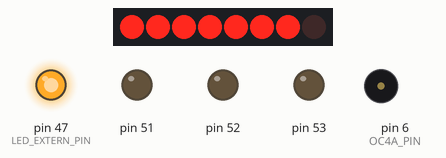
Recording of a sketch running on a simulated Arduino Mega 2560, built with avr-gcc and run on an emulated ATmega2560. On the bench: 8 shift-register outputs drawn as a row of LEDs (first output left, lit = HIGH), output pins drawn as LEDs (lit = HIGH), buzzer (waves = sounding). Wiring (inferred from the names in the program): shift register (74HC595): data pin 5; shift clock pin 2; latch pin 3. Wiring (inferred from the signals the program sends): row of LEDs: on Q0, Q1, Q2, Q3, Q4, Q5, Q6, Q7. Pins used as bus, display or sensor lines are not drawn.

Above: at 4.1 s.
At 4.87 s:
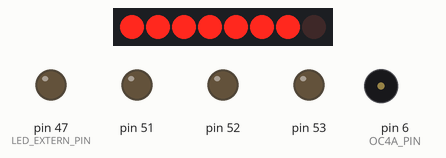
At 7.14 s:
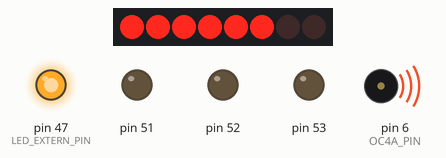
At 8.92 s:
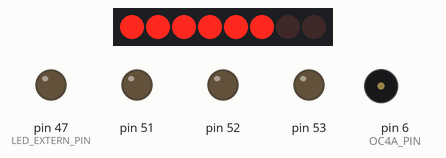
At 23.87 s:
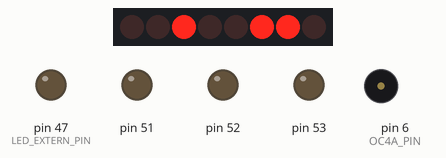
At 39.1 s:
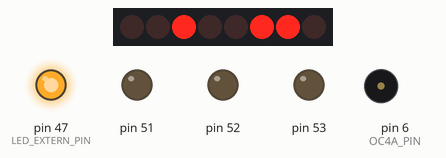
Timing chart, 0 to 40.0 s (numbered marks = the images above):
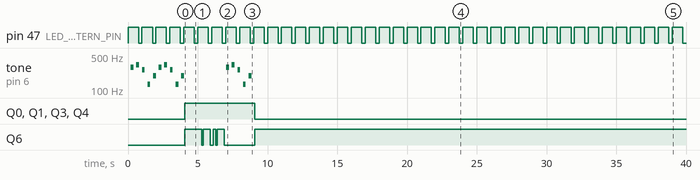

The sketch:

Lab_3_DDS_Imp.ino
```cpp
/* University of Washington
 * ECE/CSE 474,  01/25/2022
 *
 *   Christian Gordon
 *   Marc Hernandez
 *
 */

#define STATE_OFF           0
#define STATE_ON            1

//Defines for Part 1
#define LED_EXTERN_PIN      47
#define LED_REG_BIT         0X04
#define LED_ON_TIME         250
#define LED_OFF_TIME        750
//Defines for Part 2
#define NOTE_PERIOD         200
#define SPEAKER_OFF         4000
#define OC4A_PIN            DDH3

#define STATE_READY         0
#define STATE_RUNNING       1
#define STATE_SLEEPING      2
//*******************************
#define STATE_DEAD          3
//*******************************

//Defines for Part 3 and 4
#define DIG1REG              DDB4
#define DIG1                 10
#define DIG2REG              DDB5
#define DIG2                 11
#define DIG3REG              DDB6
#define DIG3                 12
#define DIG4REG              DDB7
#define DIG4                 13
#define DATAREG              0x08
#define DATAPIN              5
#define LATCHREG             0x20
#define LATCHPIN             3
#define CLOCKREG             0x10
#define CLOCKPIN             2
#define COUNTER_INCREMENT    100
#define NOTE_PERIOD          200

//**********************************
#define NTASKS               10

//**********************************

unsigned long currentTime;

bool task1_en, task2_en, task3_en, task4_en, task5_en;
bool viewMode = true;
//**********************************
bool DDSMode = true;
bool smile = false;
//**********************************

int SSRIInteruptFlag;
//**********************
int melodyPlayCount = 0;
//**********************
//Holds the melody for strange encounters theme
int melody[] = {293, 0, 329, 0, 261, 0, 130, 0, 196, 0};
byte digits[14]= {0xFC,0x60,0xDA,0xF2,0x66,0xB6,0xBE,0xE0,0xFE,0xE6, 0x4A, 0x90, 0x90, 0x26};
byte reversedigits[10]= {0xE6,0xFE,0xE0, 0xBE, 0xB6, 0x66, 0xF2, 0xDA, 0x60, 0xFC};
byte displays[4] = {DIG1, DIG2, DIG3, DIG4};
byte controller[5] = {0,0,0,0,0};
byte controller2[5] = {0,4,0,0,0};
//*************************
byte controller3[5] = {0,3,0,0,0};
//*************************

void task1();
void task2();
void task3();
void task5();
//********************
void task1_DDS(void *p);
void task2_DDS(void *p);
void task4_DDS(void *p);
void task5_DDS(void *p);
void task5_2_DDS(void *p);
void task5_3_DDS(void *p);
void showSmile(void *p);
void task_self_quit();
void taskRevive();
void start_function(void (*functionPTR)());
//********************
void displayDigits();
void increment();
void freqDisplay();


struct TCBSSRI;

typedef struct TCBSSRI{
  void (*ftpr) (int *p);
  unsigned short int state;
  unsigned int delay;
};

struct TCBSSRI TaskListSSRI[10];//Create TCB list

//*******************************
struct TCBDDS;

typedef struct TCBDDS {
    void (*ftpr)(void *p);
    unsigned short int state;
    unsigned long int ID;
    char* taskName;
    unsigned int runtimes;
    unsigned int delay;
};

TCBDDS TaskListDDS[NTASKS];
void (*readyTasks[NTASKS])(void *p);
void (*deadTasks[NTASKS])(void *p);
int waitTimes[] = {0, 0, 0, 0 ,0};
int taskStates[] = {0, 0, 0, 0, 0};

//*******************************

int t_curr;//Points to active task in the TaskList

ISR(TIMER1_COMPA_vect){

    SSRIInteruptFlag = 1;
    //*******************************
    if(DDSMode){
      for(int i = 0; i < 5; i++){
        if(waitTimes[i] > 2) {
          waitTimes[i] -= 2;
        } else {
          waitTimes[i] = 0;
          if(TaskListDDS[i].state != STATE_DEAD){
            TaskListDDS[i].state = STATE_READY;
          }
        }
      }
      SSRIInteruptFlag = 0;
    }
    //********************************
  }


void setup() {
  Serial.begin(9600);

  t_curr = 0;

  //Part 1 Setups
  DDRL |= LED_REG_BIT;

  //Part 2
  // Initialize timer 4 register A & B to 0 to clear values
  TCCR4A = 0;
  TCCR4B = 0;

  // Stetting registers to proper settings for Part 2
  TCCR4A |= 1 << COM4A0;
  TCCR4B |= 1 << WGM42;
  TCCR4B |= 1 << CS40; //16MHz clock
  OCR4A = 0; // Initially 0

  TCCR1A = 0;      //Reset entire TCCR1A register
  TCCR1B = 0;     //Reset entire TCCR1B register
  TCCR1A |= 0b01000000;
  TCCR1B |= 0b00001100;//Prescalar - 256
  TCNT1 = 0;
  TIMSK1 |= B00000010;//enabling interrupts
  OCR1A = 125; // 16,0000,000 / 256 / 500Hz = 125 (500Hz because need interrupt tick every 2ms)

  // Setting output mode for all pins
  DDRH |= 1 << OC4A_PIN;

  task1_en = 1;
  task2_en = 1;

  //Part 3 Setups
    DDRB |= DIG1REG | DIG2REG | DIG3REG | DIG4REG;
    DDRE |= DATAREG | LATCHREG | CLOCKREG;
    task4_en = 0;
    task3_en = 0;
    task5_en = 1;
  //Demo 3 DDS Scheduler*************
  // TaskListDDS[0].ftpr = task1_DDS;
  // TaskListDDS[0].state = STATE_READY;
  // TaskListDDS[0].ID = 1;
  // TaskListDDS[0].taskName = "LED";
  // TaskListDDS[0].runtimes = 0;
  // TaskListDDS[0].delay = -1;

  // TaskListDDS[1].ftpr = task2_DDS;
  // TaskListDDS[1].state = STATE_READY;
  // TaskListDDS[1].ID = 2;
  // TaskListDDS[1].taskName = "Tone";
  // TaskListDDS[1].runtimes = 0;
  // TaskListDDS[0].delay = -1;

  // TaskListDDS[2].ftpr = NULL;
  //********************************

  //Demo 5 DDS Scheduler************
  // TaskListDDS[0].ftpr = task4_DDS;
  // TaskListDDS[0].state = STATE_READY;
  // TaskListDDS[0].ID = 1;
  // TaskListDDS[0].taskName = "Segs";
  // TaskListDDS[0].runtimes = 0;
  // TaskListDDS[0].delay = -1;

  // TaskListDDS[1].ftpr = task2_DDS;
  // TaskListDDS[1].state = STATE_DEAD;
  // TaskListDDS[1].ID = 2;
  // TaskListDDS[1].taskName = "Tone";
  // TaskListDDS[1].runtimes = 0;
  // TaskListDDS[0].delay = -1;

  // TaskListDDS[2].ftpr = NULL;
  //**********************************


  //Demo 6 DDS Scheduler**************
  TaskListDDS[0].ftpr = task5_DDS;
  TaskListDDS[0].state = STATE_READY;
  TaskListDDS[0].ID = 1;
  TaskListDDS[0].taskName = "Segs";
  TaskListDDS[0].runtimes = 0;
  TaskListDDS[0].delay = -1;

  TaskListDDS[1].ftpr = task1_DDS;
  TaskListDDS[1].state = STATE_READY;
  TaskListDDS[1].ID = 2;
  TaskListDDS[1].taskName = "LED";
  TaskListDDS[1].runtimes = 0;
  TaskListDDS[1].delay = -1;

  TaskListDDS[2].ftpr = task5_2_DDS;
  TaskListDDS[2].state = STATE_READY;
  TaskListDDS[2].ID = 3;
  TaskListDDS[2].taskName = "Tone";
  TaskListDDS[2].runtimes = 0;
  TaskListDDS[2].delay = -1;

  TaskListDDS[3].ftpr = task5_3_DDS;
  TaskListDDS[3].state = STATE_DEAD;
  TaskListDDS[3].ID = 4;
  TaskListDDS[3].taskName = "countdown";
  TaskListDDS[3].runtimes = 0;
  TaskListDDS[3].delay = -1;

  TaskListDDS[4].ftpr = showSmile;
  TaskListDDS[4].state = STATE_DEAD;
  TaskListDDS[4].ID = 4;
  TaskListDDS[4].taskName = "smile";
  TaskListDDS[4].runtimes = 0;
  TaskListDDS[4].delay = -1;

  TaskListDDS[5].ftpr = NULL;
  //*********************************
}

void loop() {
  currentTime = millis();

  //For DDS scheduler
  //**********************************************
  for(t_curr = 0; t_curr < NTASKS; t_curr++) {
   if((TaskListDDS[t_curr].ftpr != NULL) && (TaskListDDS[t_curr].state != STATE_SLEEPING) && (TaskListDDS[t_curr].state != STATE_DEAD)) {
     TaskListDDS[t_curr].state = STATE_RUNNING;
     start_function(TaskListDDS[t_curr].ftpr);
    }
  }
  //**********************************************
}

double freqConv (int inputFreq){
  float divdend = 2 * 1 * inputFreq;
  float divsor = 16000000;
  float result = divsor / divdend;
  return (double) (result - 1.0);
}
```

Lab_3_DDS.ino
```cpp
void sleep_474_DDS(int t){
  waitTimes[t_curr] = t;
  TaskListDDS[t_curr].state = STATE_SLEEPING;
}

void start_function(void(*functionPTR)()) {
  functionPTR();
}

void task1_DDS(void *p) {
  if(millis() % 1000 > 250){
    PORTL &= ~LED_REG_BIT;
  } else {
    PORTL ^= LED_REG_BIT;
    sleep_474_DDS(750);
  }
}

void task2_DDS(void *p) {
  static unsigned long previousSpeakerTime;
  static int melodyIndex;

  if(millis() - previousSpeakerTime > NOTE_PERIOD){
    previousSpeakerTime = millis();
    OCR4A = freqConv(melody[melodyIndex]);
    melodyIndex ++;
  }

  if(melodyIndex == (sizeof(melody) / sizeof(int))){
    melodyIndex = 0;
    OCR4A = 0;
    sleep_474_DDS(4000);
  }

}

void task4_DDS(void *p){
  static unsigned long segmentTime;
  displayDigits();
  if(millis() - segmentTime > COUNTER_INCREMENT) {
    segmentTime = millis();
    if(viewMode){
      increment();
    } else {
      TaskListDDS[1].state = STATE_READY;
      freqDisplay();
    }
  }
}

void task5_DDS(void *p){
  static unsigned long segmentTime;
  static unsigned long smileTime;

  if(smile){
    TaskListDDS[4].state = STATE_READY;
    displayDigits();
    if(millis() - segmentTime > COUNTER_INCREMENT) {
      segmentTime = millis();
    }

    if(millis() - smileTime > 11000){
      smileTime = millis();
      smile = false;
    }
  }
}

void task5_2_DDS(void *p) {
  static unsigned long previousSpeakerTime;
  static int melodyIndex;

  if(millis() - previousSpeakerTime > NOTE_PERIOD){
    previousSpeakerTime = millis();
    OCR4A = freqConv(melody[melodyIndex]);
    melodyIndex ++;
  }

  if(melodyIndex == (sizeof(melody) / sizeof(int))){
    melodyIndex = 0;
    OCR4A = 0;
    melodyPlayCount += 1;
    if((melodyPlayCount == 2) || (melodyPlayCount == 3)){
      sleep_474_DDS(3000);
      TaskListDDS[3].state = STATE_READY;
      if(melodyPlayCount == 3){
        smile = true;
        task_self_quit();
      }
    }
  }
}

void task5_3_DDS(void *p) {
  static unsigned long segmentTime;
  displayDigits();
  if(millis() - segmentTime > COUNTER_INCREMENT) {
    segmentTime = millis();
    if(viewMode){
      increment();
    } else {
      task_self_quit();
    }
  }
}

void showSmile(void *p) {
  controller3[0] = 10;
  controller3[1] = 11;
  controller3[2] = 12;
  controller3[3] = 13;
  if(!smile){
    task_self_quit();
  }
}

void task_self_quit() {
  TaskListDDS[t_curr].state = STATE_DEAD;
  deadTasks[t_curr] = TaskListDDS[t_curr].ftpr;
  TaskListDDS[t_curr].ftpr = NULL;
}


void taskRevive() {
  TaskListDDS[t_curr].state = STATE_READY;
}
```

Lab_3_SSRI.ino
```cpp
void sleep_474(int t){
  TaskListSSRI[t_curr].delay = t;
  TaskListSSRI[t_curr].state = STATE_SLEEPING;
}

void task1_SSRI(void *p);
void task2_SSRI(void *p);


// void demo2SSRI() {
//   // static int t_curr = 0;
//   SSRIInteruptFlag = 0;
//   TaskListSSRI[0].ftpr = (void *) task1_SSRI;
//   // TaskListSSRI[1].ftpr = (void *) task2_SSRI;
//   TaskListSSRI[0].state = STATE_READY;
//   // TaskListSSRI[1].state = STATE_READY;
//   TaskListSSRI[0].delay = -1;
//   // TaskListSSRI[1].delay = -1;
//   TaskListSSRI[1].ftpr = &delayReduction;
//   TaskListSSRI[1].state = STATE_READY;
//   TaskListSSRI[1].delay = NULL;
//   TaskListSSRI[2].ftpr  = NULL;
//   while(1){
//     while(TaskListSSRI[t_curr].ftpr != NULL){
//       if(TaskListSSRI[t_curr].state == STATE_READY && TaskListSSRI[t_curr].state != STATE_RUNNING){
//         // Serial.print("\n Testing a Task");
//         TaskListSSRI[t_curr].state = STATE_RUNNING;
//         start_function(TaskListSSRI[t_curr].ftpr);
//       }
//       t_curr ++;
//       // Serial.print("\nt_curr has been incremented");

//     }
//     t_curr = 0;
//     TaskListSSRI[1].state = STATE_READY;
//     // Serial.print("\n End of Testing for this period");
//   }
// }

// void delayReduction(){
//   int i = 0;
//   int j = 0;
//   while(SSRIInteruptFlag == 0){
//     j = j + 1;//Delay time until ready
//   }
//   while(TaskListSSRI[i].ftpr != NULL){
//     // Serial.print("\nChecking function ");
//     // Serial.print(i);
//     // Serial.print("\nState is ");
//     // Serial.print(TaskListSSRI[i].state);
//     // Serial.print("\n");
//     if(TaskListSSRI[i].state == STATE_SLEEPING){
//       TaskListSSRI[i].delay -= 2;
//       // Serial.print("Delay is:");
//       // Serial.print(TaskListSSRI[i].delay);
//     }


//     if(TaskListSSRI[i].delay <= 0){
//       TaskListSSRI[i].state = STATE_READY;
//     }
//     i++;
//     SSRIInteruptFlag = 0;
//   }
//   // Serial.print("\nEnd of DelayReduction\n");
//   sleep_474(0);
// }

// void task1_SSRI(void *p) {
//   if(millis() % 1000 < 250){
//     // Serial.print("Turning on LED\n");
//     PORTL |= LED_REG_BIT;
//     sleep_474(248);
//   } else {
//     // Serial.print("Turning off LED\n");
//     PORTL &= ~(LED_REG_BIT);
//     sleep_474(748);
//   }

//   // sleep_474(50);
// }

// /**
//  * @brief Play melody array, then stop noise for 4 seconds, then repeat.
//  *
//  * Task relies on taskB_en signal being true, either set by the scheduler or setup.
//  *
//  */
// void task2_SSRI(void *p) {
//   static unsigned long previousSpeakerTime;
//   static int melodyIndex;

//   if(currentTime - previousSpeakerTime > NOTE_PERIOD){
//     previousSpeakerTime = currentTime;
//     OCR4A = freqConv(melody[melodyIndex]);
//     melodyIndex ++;

//     if(melodyIndex == (sizeof(melody) / sizeof(int))){
//       melodyIndex = 0;
//       OCR4A = 0;
//       sleep_474(4000);
//     }
//   }


// }
```

Lab_3_Tasks.ino
```cpp
// void task1() {
//   static unsigned long previousLEDToggle;
//   static int currentState = STATE_ON; //1 for on, 0 for off

//   if(task1_en){
//     if(currentState){//LED is currently on
//       if(currentTime - previousLEDToggle > LED_ON_TIME){
//         currentState = STATE_OFF;
//         previousLEDToggle = currentTime;
//         PORTL &= ~LED_REG_BIT;
//       }
//     } else {//LED is currently off
//       if(currentTime - previousLEDToggle > LED_OFF_TIME){
//         currentState = STATE_ON;
//         previousLEDToggle = currentTime;
//         PORTL ^= LED_REG_BIT;
//       }
//     }
//   }
// }

// /**
//  * @brief Play melody array, then stop noise for 4 seconds, then repeat.
//  *
//  * Task relies on taskB_en signal being true, either set by the scheduler or setup.
//  *
//  */
// void task2() {
//   static unsigned long previousSpeakerTime;
//   static int currentState = STATE_ON;//1=>Music playing. 0=> No sound
//   static int melodyIndex;

//   if(task2_en){
//     if(currentState){//Speaker is playing Music
//       if(currentTime - previousSpeakerTime > NOTE_PERIOD){
//         previousSpeakerTime = currentTime;
//         OCR4A = freqConv(melody[melodyIndex]);
//         melodyIndex ++;
//         if(melodyIndex == (sizeof(melody) / sizeof(int))){
//           melodyIndex = 0;
//           currentState = STATE_OFF;//Turn off speaker
//         }
//         sleep_474(SPEA)
//       }
//     } else {//Speaker is not making sound
//       if(currentTime - previousSpeakerTime > SPEAKER_OFF){
//         previousSpeakerTime = currentTime;
//         currentState = STATE_ON;
//       }
//     }
//   }


// }

void task3(){
  static unsigned long segmentTime;
  if(task3_en){
    displayDigits();
    if(currentTime - segmentTime > COUNTER_INCREMENT){
      segmentTime = currentTime;
      increment();
    }
  }

}
```

Lab_3_Task_3.ino
```cpp
void displayDigits(){
  for(int i = 0; i < 4; i++){
    for(int j = 0; j < 4; j++){
      digitalWrite(displays[j], LOW);
    }
    digitalWrite(LATCHPIN, LOW);
    if(task3_en && !task4_en){
      if(bitRead(controller[4],i)==1){
        shiftOut(DATAPIN, CLOCKPIN, LSBFIRST, controller[i]);
      }else{
        shiftOut(DATAPIN, CLOCKPIN, LSBFIRST, digits[controller[i]]);
      }
    } else if(!task3_en && task4_en) {
      if(bitRead(controller2[4],i)==1){
        shiftOut(DATAPIN, CLOCKPIN, LSBFIRST, controller2[i]);
      }else{
        shiftOut(DATAPIN, CLOCKPIN, LSBFIRST, digits[controller2[i]]);
      }
    } else if(!task3_en && !task4_en && task5_en) {
      if(bitRead(controller3[4],i)==1){
        shiftOut(DATAPIN, CLOCKPIN, LSBFIRST, controller3[i]);
      }else{
        shiftOut(DATAPIN, CLOCKPIN, LSBFIRST, digits[controller3[i]]);
      }
    }

    digitalWrite(LATCHPIN, HIGH);
    digitalWrite(displays[i], HIGH);
  }
  for(int j = 0; j < 4; j++){
    digitalWrite(displays[j], LOW);
  }
}

void increment() {
  bool alterCount = true;
  if(task3_en && !task4_en){
    for (int i = 0; i < 4; i++){
      int val = int(controller[i]);
      if (alterCount == true) {
        val++;
        alterCount = false;
        if (val > 9) {
          controller[i] = 0;
          alterCount = true;
        } else {
          controller[i] = byte(val);
        }
      }
    }
  } else if(!task3_en && task4_en){
    for (int i = 0; i < 4; i++){
      int val = int(controller2[i]);
      if (alterCount == true) {
        val--;
        alterCount = false;
        if (val < 0) {
          controller2[i] = 9;
          alterCount = true;
        } else {
          controller2[i] = byte(val);
        }
      }
    }
  } else if(!task3_en && !task4_en && task5_en){
    for (int i = 0; i < 4; i++){
      int val = int(controller3[i]);
      if (alterCount == true) {
        val--;
        alterCount = false;
        if (val < 0) {
          controller3[i] = 9;
          alterCount = true;
        } else {
          controller3[i] = byte(val);
        }
      }
    }
  }
  if((controller2[0] == 0) && (controller2[1] == 0) && (controller2[2] == 0) && (controller2[3] == 0)){
    viewMode = false;
  } else if((controller3[0] == 0) && (controller3[1] == 0) && (controller3[2] == 0) && (controller3[3] == 0)){
    viewMode = false;
  }

}

void freqDisplay(){
  static unsigned long displayTime;
  static int num;
    if(millis() - displayTime > NOTE_PERIOD * 2){
      displayTime = millis();
      if(num == 0){
        controller2[0] = 3;
        controller2[1] = 9;
        controller2[2] = 2;
        controller2[3] = 0;
        num++;
      } else if (num == 1){
        controller2[0] = 9;
        controller2[1] = 2;
        controller2[2] = 3;
        controller2[3] = 0;
        num++;
      } else if (num == 2){
        controller2[0] = 1;
        controller2[1] = 6;
        controller2[2] = 2;
        controller2[3] = 0;
        num++;
      } else if (num == 3){
        controller2[0] = 0;
        controller2[1] = 3;
        controller2[2] = 1;
        controller2[3] = 0;
        num++;
      } else if (num == 4){
        controller2[0] = 6;
        controller2[1] = 9;
        controller2[2] = 1;
        controller2[3] = 0;
        num++;
        viewMode = true;
      }
    }

    if(num >= 5) {
      num = 0;
      controller2[0] = 0;
      controller2[1] = 4;
      controller2[2] = 0;
      controller2[3] = 0;
    }
}
```

Measured:
- by itself, pin 47 (LED_EXTERN_PIN): alternates HIGH for 0.76 s and LOW for 0.24 s
- by itself, Q0, Q1, Q3, Q4: LOW → HIGH at 4.1 s, → LOW 5.0 s later
- by itself, Q6: LOW → HIGH at 4.1 s, → LOW 1.2 s later, → HIGH 0.10 s later, → LOW 0.50 s later, … (9 changes in this stretch)
- by itself, tone on pin 6 (OC4A_PIN): plays 293 Hz for 0.20 s, 329 Hz for 0.20 s, 261 Hz for 0.20 s, 130 Hz for 0.20 s, 196 Hz for 0.20 s, 293 Hz for 0.20 s … (15 notes in this stretch)
